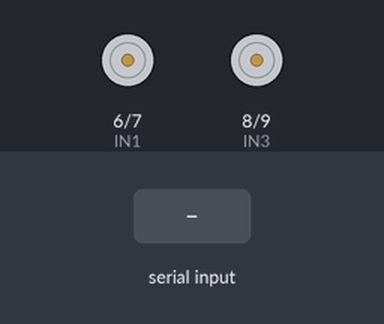
Recording of a sketch running on a simulated Arduino Uno, built with avr-gcc and run on an emulated ATmega328P. Parts: motor-driver pin pairs drawn as motors (green arrow = first pin HIGH = forward, orange = second pin HIGH = backward, longer = more drive). The test bench sets the inputs (shaded band).

Above: at 1.2 s.
1.3 s: "F" received over the second serial link
At 2.1 s:
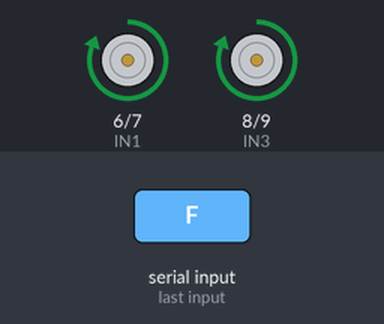
2.8 s: "B" received over the second serial link
At 3.2 s:
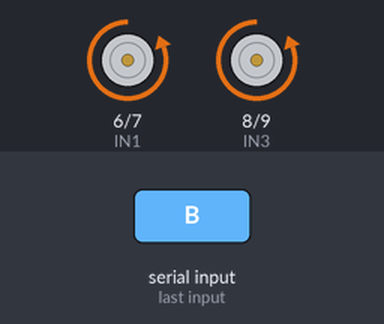
4.3 s: "L" received over the second serial link
At 5.5 s:
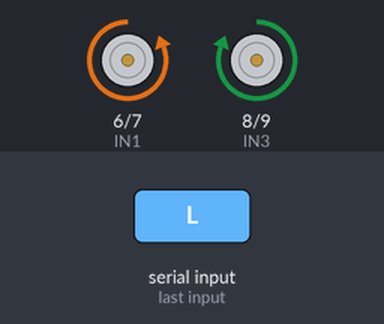
5.8 s: "R" received over the second serial link
At 6.7 s:
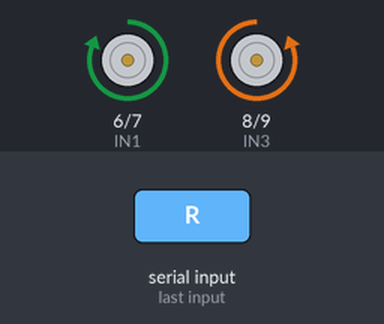
7.3 s: "S" received over the second serial link
At 7.9 s:
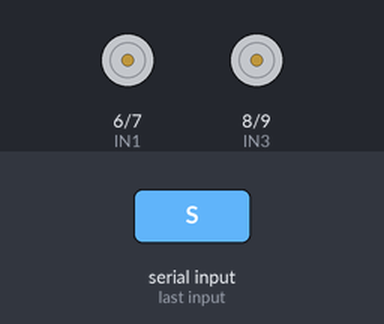
Timing chart, 0 to 9.8 s (numbered marks = the images above; inputs shaded):
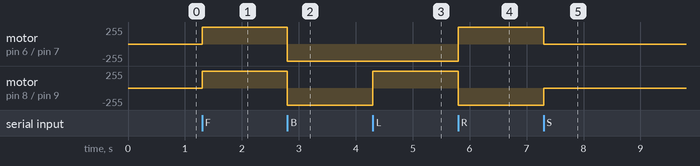

The sketch:

rover.ino.ino
```cpp
#include <SoftwareSerial.h>

SoftwareSerial lora(2, 3);

int IN1 = 6;
int IN2 = 7;
int IN3 = 8;
int IN4 = 9;

void setup() {
  lora.begin(9600);

  pinMode(IN1, OUTPUT);
  pinMode(IN2, OUTPUT);
  pinMode(IN3, OUTPUT);
  pinMode(IN4, OUTPUT);
}

void forward() {
  digitalWrite(IN1, HIGH);
  digitalWrite(IN2, LOW);
  digitalWrite(IN3, HIGH);
  digitalWrite(IN4, LOW);
}

void backward() {
  digitalWrite(IN1, LOW);
  digitalWrite(IN2, HIGH);
  digitalWrite(IN3, LOW);
  digitalWrite(IN4, HIGH);
}

void left() {
  digitalWrite(IN1, LOW);
  digitalWrite(IN2, HIGH);
  digitalWrite(IN3, HIGH);
  digitalWrite(IN4, LOW);
}

void right() {
  digitalWrite(IN1, HIGH);
  digitalWrite(IN2, LOW);
  digitalWrite(IN3, LOW);
  digitalWrite(IN4, HIGH);
}

void Stop() {
  digitalWrite(IN1, LOW);
  digitalWrite(IN2, LOW);
  digitalWrite(IN3, LOW);
  digitalWrite(IN4, LOW);
}

void loop() {
  if (lora.available()) {
    char c = lora.read();

    if (c == 'F') forward();
    else if (c == 'B') backward();
    else if (c == 'L') left();
    else if (c == 'R') right();
    else if (c == 'S') Stop();
  }
}
```

Measured:
- after the input at 1.3 s, motor on pin 6 (IN1) / pin 7 (IN2), motor on pin 8 (IN3) / pin 9 (IN4): stopped → forward 255/255 at once
- after the input at 2.8 s, motor on pin 6 (IN1) / pin 7 (IN2), motor on pin 8 (IN3) / pin 9 (IN4): forward 255/255 → backward 255/255 at once
- after the input at 4.3 s, motor on pin 8 (IN3) / pin 9 (IN4): backward 255/255 → forward 255/255 at once
- after the input at 5.8 s, motor on pin 6 (IN1) / pin 7 (IN2): backward 255/255 → forward 255/255 at once; motor on pin 8 (IN3) / pin 9 (IN4): forward 255/255 → backward 255/255 at once
- after the input at 7.3 s, motor on pin 6 (IN1) / pin 7 (IN2): forward 255/255 → stopped at once; motor on pin 8 (IN3) / pin 9 (IN4): backward 255/255 → stopped at once
